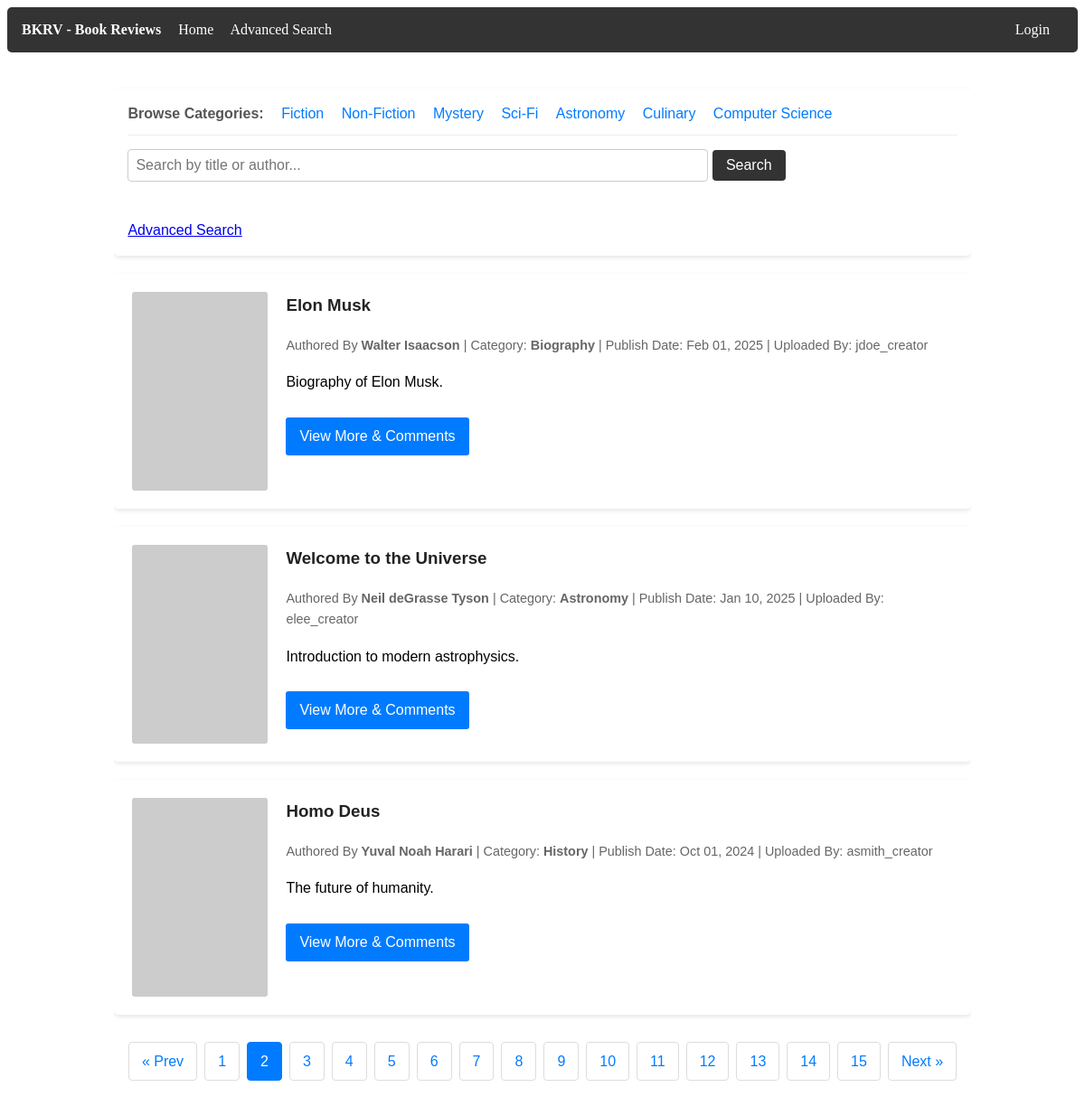
The app's page /NetBeansProject/HomePage.php?page=2 with its own data.
### tables this page shows
CREATE TABLE dbProj_books
(
    book_id INT AUTO_INCREMENT NOT NULL,

    creator_id INT NULL,

    title VARCHAR(255) NOT NULL,
    author_name VARCHAR(255) NOT NULL,

    short_description VARCHAR(500) NOT NULL,

    category VARCHAR(100) NULL,

    image_url VARCHAR(255) NULL,
    media_url VARCHAR(255) NULL,

    publish_date DATETIME DEFAULT CURRENT_TIMESTAMP,

    created_at TIMESTAMP DEFAULT CURRENT_TIMESTAMP,
    updated_at TIMESTAMP DEFAULT CURRENT_TIMESTAMP
               ON UPDATE CURRENT_TIMESTAMP,

    PRIMARY KEY (book_id),

    INDEX idx_creator (creator_id),
    INDEX idx_author (author_name),
    INDEX idx_category (category),
    INDEX idx_publish_date (publish_date),

    FULLTEXT KEY fx_search_idx
    (
        title,
        author_name,
        short_description,
        category
    ),

    CONSTRAINT FK_dbProj_users_TO_dbProj_books
    FOREIGN KEY (creator_id)
    REFERENCES dbProj_users(user_id)
    ON DELETE SET NULL
    ON UPDATE CASCADE

);

CREATE TABLE dbProj_users
(
    user_id INT AUTO_INCREMENT NOT NULL,

    username VARCHAR(100) NOT NULL,
    email VARCHAR(100) NOT NULL,
    password VARBINARY(255) NOT NULL,

    role ENUM('Viewer','Creator','Admin')
         NOT NULL DEFAULT 'Viewer',

    created_at TIMESTAMP DEFAULT CURRENT_TIMESTAMP,

    PRIMARY KEY (user_id),

    UNIQUE KEY uq_username (username),
    UNIQUE KEY uq_email (email)

);

### NetBeansProject/HomePage.php (the view, shortened to what this page needs)
<?php
include 'PageHeader.php';
$pagination = 3;
$page = isset($_GET['page']) && is_numeric($_GET['page']) ? (int) $_GET['page'] : 1;
$search_query = isset($_GET['query']) ? trim($_GET['query']) : '';
$category_filter = isset($_GET['cat']) ? trim($_GET['cat']) : '';
$params = [];
$types = "";
$where_sql = "";
$total_query = "SELECT COUNT(*) FROM dbProj_books b" . $where_sql;
$total_stmt = mysqli_prepare($conn, $total_query);
if ($total_stmt) {
    mysqli_stmt_execute($total_stmt);
    $total_result = mysqli_stmt_get_result($total_stmt);
    $total_rows = mysqli_fetch_array($total_result)[0];
} else {
    die("Count query error: " . mysqli_error($conn));
}
$total_pages = ceil($total_rows / $pagination);
$offset = ($page - 1) * $pagination;
$query = "SELECT b.book_id, b.title, b.author_name, b.short_description, b.image_url, b.media_url, b.publish_date, b.category, u.username
          FROM dbProj_books b
          LEFT JOIN dbProj_users u ON b.creator_id = u.user_id"
        . $where_sql .
        " ORDER BY b.publish_date DESC
          LIMIT ? OFFSET ?";
$stmt = mysqli_prepare($conn, $query);
if ($stmt) {
    $final_params = $params;
    $final_params[] = $pagination;
    $final_params[] = $offset;
    $final_types = $types . "ii";
    mysqli_stmt_bind_param($stmt, $final_types, ...$final_params);
    mysqli_stmt_execute($stmt);
    $result = mysqli_stmt_get_result($stmt);
} else {
    die("Database query error: " . mysqli_error($conn));
}
function buildPaginationUrl($page_num, $search, $cat) {
    $query_args = ['page' => $page_num];
    return '?' . http_build_query($query_args);
}
?>
<div class="hp-container">
    <div class="hp-search-container">
        <div class="hp-category-header" style="margin-bottom: 15px; padding-bottom: 10px; border-bottom: 1px solid #eee;">
            <span style="font-weight: bold; margin-right: 15px; color: #555;">Browse Categories:</span>
            <a href="?cat=Fiction" style="margin-right: 15px; color: #007BFF; text-decoration: none; font-weight: <?php echo ($category_filter === 'Fiction') ? 'bold' : '500'; ?>;">Fiction</a>
            <a href="?cat=Non-Fiction" style="margin-right: 15px; color: #007BFF; text-decoration: none; font-weight: <?php echo ($category_filter === 'Non-Fiction') ? 'bold' : '500'; ?>;">Non-Fiction</a>
            <a href="?cat=Mystery" style="margin-right: 15px; color: #007BFF; text-decoration: none; font-weight: <?php echo ($category_filter === 'Mystery') ? 'bold' : '500'; ?>;">Mystery</a>
            <a href="?cat=Sci-Fi" style="margin-right: 15px; color: #007BFF; text-decoration: none; font-weight: <?php echo ($category_filter === 'Sci-Fi') ? 'bold' : '500'; ?>;">Sci-Fi</a>
            <a href="?cat=Astronomy" style="margin-right: 15px; color: #007BFF; text-decoration: none; font-weight: <?php echo ($category_filter === 'Astronomy') ? 'bold' : '500'; ?>;">Astronomy</a>
            <a href="?cat=Culinary" style="margin-right: 15px; color: #007BFF; text-decoration: none; font-weight: <?php echo ($category_filter === 'Culinary') ? 'bold' : '500'; ?>;">Culinary</a>
            <a href="?cat=Computer Science" style="color: #007BFF; text-decoration: none; font-weight: <?php echo ($category_filter === 'Computer Science') ? 'bold' : '500'; ?>;">Computer Science</a>
        </div>
        <form action="" method="GET">
            <input type="text" name="query" placeholder="Search by title or author..." value="<?php echo htmlspecialchars($search_query); ?>">
            <button type="submit">Search</button>
        </form>
        <br><a href="AdvancedSearchPage.php">Advanced Search</a>
    </div>
    <div class="hp-book-list">
        <?php
        if ($result && mysqli_num_rows($result) > 0):
            while ($row = mysqli_fetch_assoc($result)):
                $image_src = !empty($row['image_url']) ? htmlspecialchars($row['image_url']) : 'https://via.placeholder.com/150x220?text=No+Cover';
                ?>
                <div class="hp-book-card">
                    <img src="<?php echo $image_src; ?>" alt="<?php echo htmlspecialchars($row['title']); ?> Cover" class="hp-book-image">
                    <div class="hp-book-details">
                        <h3 class="hp-book-title"><?php echo htmlspecialchars($row['title']); ?></h3>
                        <div class="hp-meta-info">
                            Authored By <strong><?php echo htmlspecialchars($row['author_name']); ?></strong> |
                            Category: <strong><?php echo htmlspecialchars($row['category'] ?? 'Uncategorized'); ?></strong> |
                            Publish Date: <?php echo date('M d, Y', strtotime($row['publish_date'])); ?> |
                            Uploaded By: <?php echo htmlspecialchars($row['username'] ?? 'Anonymous'); ?>
                        </div>
                        <p><?php echo htmlspecialchars($row['short_description']); ?></p>
                        <a href="BookComments.php?id=<?php echo $row['book_id']; ?>" class="hp-view-more-btn">View More & Comments</a>
                    </div>
                </div>
                <?php
            endwhile;
        else:
            ?>
            <p>No books found matching your criteria.</p>
        <?php endif; ?>
    </div>
    <?php if ($total_pages > 1): ?>
        <ul class="hp-pagination">
            <?php if ($page <= 1): ?>
                <li class="disabled"><span>&laquo; Prev</span></li>
            <?php else: ?>
                <li><a href="<?php echo buildPaginationUrl($page - 1, $search_query, $category_filter); ?>">&laquo; Prev</a></li>
            <?php endif; ?>
            <?php for ($i = 1; $i <= $total_pages; $i++): ?>
                <?php if ($page == $i): ?>
                    <li class="active"><span><?php echo $i; ?></span></li>
                <?php else: ?>
                    <li><a href="<?php echo buildPaginationUrl($i, $search_query, $category_filter); ?>"><?php echo $i; ?></a></li>
                <?php endif; ?>
            <?php endfor; ?>
            <?php if ($page >= $total_pages): ?>
                <li class="disabled"><span>Next &raquo;</span></li>
            <?php else: ?>
                <li><a href="<?php echo buildPaginationUrl($page + 1, $search_query, $category_filter); ?>">Next &raquo;</a></li>
            <?php endif; ?>
        </ul>
    <?php endif; ?>
</div>

### NetBeansProject/PageHeader.php (shortened to what this page needs)
<link rel="stylesheet" href="MainStyles.css">
<header class="hp-header">
    <nav class="hp-nav">
        <div>
            <strong><a href="">BKRV - Book Reviews</a></strong>
            <a href="HomePage.php">Home</a>
            <a href="AdvancedSearchPage.php">Advanced Search</a>
        </div>
        <div>
            <?php if ($_SESSION['user_id'] != null): ?>
                <span style="color: #fff;">@<?php echo htmlspecialchars($_SESSION['username']); ?> (<?php echo htmlspecialchars($_SESSION['user_role']); ?>)</span>
                <?php if ($_SESSION['user_role'] == 'Creator'): ?>
                    <a href="CreatorPage.php" style="margin-left:15px; color:#ffc107;">Creator Page</a>
                <?php endif; ?>
                <?php if ($_SESSION['user_role'] == 'Admin'): ?>
                    <a href="AdminPage.php" style="margin-left:15px; color:#dc3545;">Admin Page</a>
                    <a href="AdminReportingPage.php" style="margin-left:15px; color:#dc3545;">Reporting Page</a>
                <?php endif; ?>
                    <a href="login.php" style="margin-left: 0.5rem; color:#ff0000;">Logout</a>
            <?php else: ?>
                <a href="login.php" style="margin-left: 0.5rem;">Login</a>
            <?php endif; ?>
        </div>
    </nav>
</header>

### NetBeansProject/MainStyles.css (style rules this page uses)
.hp-container { width: 80%; margin: 20px auto; overflow: hidden; font-family: Arial, sans-serif; line-height: 1.6; }
.hp-header { background: #333; color: #fff; padding: 1rem; border-radius: 5px; }
.hp-nav { display: flex; justify-content: space-between; align-items: center; }
.hp-nav a { color: #fff; text-decoration: none; margin-right: 15px; }
.hp-search-container { background: #fff; padding: 15px; margin: 20px 0; border-radius: 5px; box-shadow: 0 2px 5px rgba(0,0,0,0.1); }
.hp-search-container input[type="text"] { width: 70%; padding: 8px; font-size: 16px; border: 1px solid #ccc; border-radius: 4px; }
.hp-search-container button { padding: 8px 15px; font-size: 16px; cursor: pointer; background: #333; color: #fff; border: none; border-radius: 4px; }
.hp-book-list { display: grid; grid-template-columns: 1fr; gap: 20px; }
.hp-book-card { background: #fff; padding: 20px; border-radius: 5px; box-shadow: 0 2px 5px rgba(0,0,0,0.1); display: flex; gap: 20px; }
.hp-book-image { max-width: 150px; max-height: 220px; object-fit: cover; border-radius: 3px; }
.hp-book-details { flex: 1; }
.hp-book-title { margin-top: 0; color: #222; }
.hp-meta-info { font-size: 0.9rem; color: #666; margin-bottom: 10px; }
.hp-view-more-btn { display: inline-block; background: #007BFF; color: white; padding: 8px 15px; text-decoration: none; border-radius: 3px; margin-top: 10px; }
.hp-pagination { display: flex; justify-content: center; list-style: none; padding: 0; margin: 30px 0; }
.hp-pagination li { margin: 0 4px; }
.hp-pagination a, .hp-pagination span { display: block; padding: 8px 14px; text-decoration: none; color: #007BFF; border: 1px solid #ddd; border-radius: 4px; }
.hp-pagination .active span { background-color: #007BFF; color: white; border-color: #007BFF; }

### records on screen
dbproj_books: title "Elon Musk", author_name "Walter Isaacson", category "Biography", publish_date "Feb 01, 2025", creator.username "jdoe_creator", short_description "Biography of Elon Musk."
dbproj_books: title "Welcome to the Universe", author_name "Neil deGrasse Tyson", category "Astronomy", publish_date "Jan 10, 2025", creator.username "elee_creator", short_description "Introduction to modern astrophysics."
dbproj_books: title "Homo Deus", author_name "Yuval Noah Harari", category "History", publish_date "Oct 01, 2024", creator.username "asmith_creator", short_description "The future of humanity."
